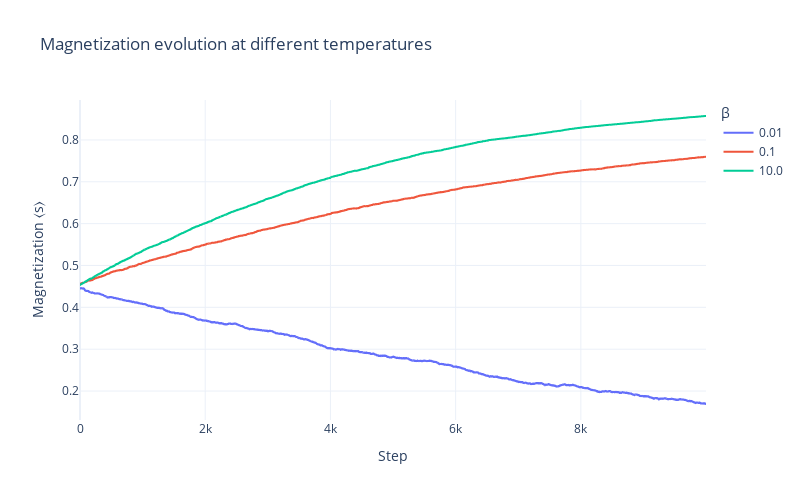

Notebook source saved alongside this figure:
### Code cell
df['abs_magnetization'] = df['magnetization'].abs()

df_accepted = df[df['accepted'] == True].copy()

df_accepted['step'] = df_accepted.groupby('beta').cumcount()

fig = px.line(
    df_accepted,
    x='step',
    y='abs_magnetization',
    color='beta',
    labels={
        'step': 'Step',
        'abs_magnetization': 'Magnetization ⟨s⟩',
        'beta': 'β'
    },
    title='Magnetization evolution at different temperatures'
)

fig.update_layout(
    template='plotly_white',
    legend_title='β',
    width=800,
    height=500
)

fig.show()

### Figure 1 — Plotly figure (JSON) as saved in the notebook; plotly's stock layout.template omitted (floating-point values rounded to 4 significant figures; data arrays with more than 128 entries replaced by an {"elided": "..."} marker saying what was removed)
{"data": [{"hovertemplate": "β=0.01<br>Step=%{x}<br>Magnetization ⟨s⟩=%{y}<extra></extra>", "legendgroup": "0.01", "line": {"color": "#636efa", "dash": "solid"}, "marker": {"symbol": "circle"}, "mode": "lines", "name": "0.01", "showlegend": true, "type": "scattergl", "x": {"elided": "10000 int values"}, "xaxis": "x", "y": {"elided": "10000 float values"}, "yaxis": "y"}, {"hovertemplate": "β=0.1<br>Step=%{x}<br>Magnetization ⟨s⟩=%{y}<extra></extra>", "legendgroup": "0.1", "line": {"color": "#EF553B", "dash": "solid"}, "marker": {"symbol": "circle"}, "mode": "lines", "name": "0.1", "showlegend": true, "type": "scattergl", "x": {"elided": "10000 int values"}, "xaxis": "x", "y": {"elided": "10000 float values"}, "yaxis": "y"}, {"hovertemplate": "β=10.0<br>Step=%{x}<br>Magnetization ⟨s⟩=%{y}<extra></extra>", "legendgroup": "10.0", "line": {"color": "#00cc96", "dash": "solid"}, "marker": {"symbol": "circle"}, "mode": "lines", "name": "10.0", "showlegend": true, "type": "scattergl", "x": {"elided": "10000 int values"}, "xaxis": "x", "y": {"elided": "10000 float values"}, "yaxis": "y"}], "layout": {"height": 500, "legend": {"title": {"text": "β"}, "tracegroupgap": 0}, "title": {"text": "Magnetization evolution at different temperatures"}, "width": 800, "xaxis": {"anchor": "y", "domain": [0, 1], "title": {"text": "Step"}}, "yaxis": {"anchor": "x", "domain": [0, 1], "title": {"text": "Magnetization ⟨s⟩"}}}}
